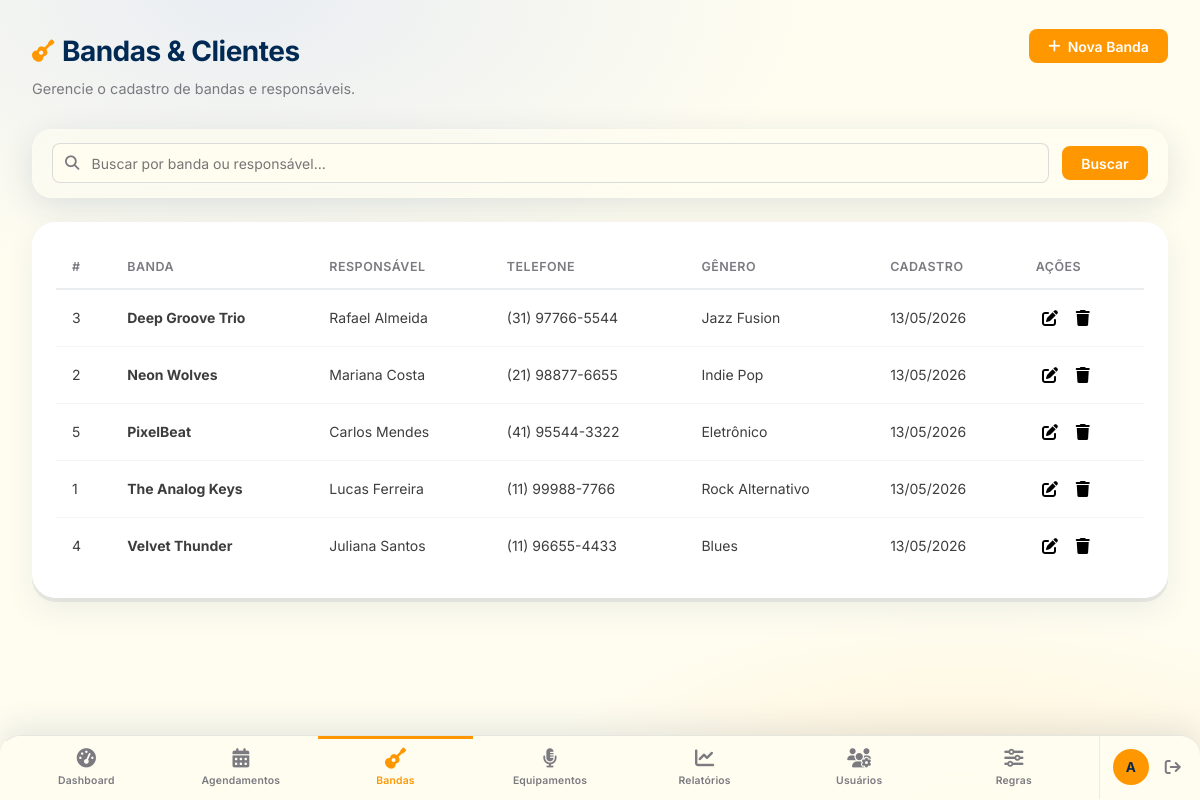
Screenshot of /bandas.php (signed in) with the database file from the repository.
### tables this page shows
CREATE TABLE IF NOT EXISTS bandas (
  id          INT UNSIGNED NOT NULL AUTO_INCREMENT,
  nome_banda  VARCHAR(200) NOT NULL,
  responsavel VARCHAR(150) NOT NULL,
  telefone    VARCHAR(30),
  genero      VARCHAR(80),
  criado_em   DATETIME     NOT NULL DEFAULT CURRENT_TIMESTAMP,
  PRIMARY KEY (id)
);

### bandas.php (called while the page is built)
<?php
require_once 'controllers/bandas_ctrl.php';
require_once 'templates/bandas.php';

### controllers/bandas_ctrl.php (called while the page is built, shortened)
<?php
$pdo        = getConexao();
$busca      = trim($_GET['busca'] ?? '');
if ($busca !== '') {
    $stmt = $pdo->prepare(
        "SELECT * FROM bandas WHERE nome_banda LIKE :b OR responsavel LIKE :b ORDER BY nome_banda"
    );
    $stmt->execute([':b' => "%$busca%"]);
} else {
    $stmt = $pdo->query("SELECT * FROM bandas ORDER BY nome_banda");
}
$bandas = $stmt->fetchAll();

### templates/bandas.php (the view, shortened to what this page needs)
<?php include 'includes/head.php'; ?>
<body>
<?php include 'includes/nav.php'; ?>
<main class="main-content">
  <header class="page-header">
    <div>
      <h1><i class="fa-solid fa-guitar"></i> Bandas &amp; Clientes</h1>
      <p class="page-subtitle">Gerencie o cadastro de bandas e responsáveis.</p>
    </div>
    <button class="btn btn-primary" id="btnNovaBanda">
      <i class="fa-solid fa-plus"></i> Nova Banda
    </button>
  </header>
  <form method="GET" class="search-bar glass">
    <div class="input-icon">
      <i class="fa-solid fa-magnifying-glass"></i>
      <input type="text" name="busca" id="campoBusca"
             placeholder="Buscar por banda ou responsável…"
             value="<?= htmlspecialchars($busca) ?>">
    </div>
    <button type="submit" class="btn btn-primary">Buscar</button>
  </form>
  <section class="section-card glass">
    <div class="table-responsive">
      <table class="data-table" id="tabelaBandas">
        <thead>
          <tr>
            <th>#</th><th>Banda</th><th>Responsável</th>
            <th>Telefone</th><th>Gênero</th><th>Cadastro</th><th>Ações</th>
          </tr>
        </thead>
        <tbody>
          <?php if (empty($bandas)): ?>
            <tr>
              <td colspan="7" class="empty-state">
                <i class="fa-solid fa-face-meh"></i> Nenhuma banda encontrada.
              </td>
            </tr>
          <?php else: ?>
            <?php foreach ($bandas as $b): ?>
            <tr>
              <td><?= $b['id'] ?></td>
              <td><strong><?= htmlspecialchars($b['nome_banda']) ?></strong></td>
              <td><?= htmlspecialchars($b['responsavel']) ?></td>
              <td><?= htmlspecialchars($b['telefone'] ?? '—') ?></td>
              <td><?= htmlspecialchars($b['genero']   ?? '—') ?></td>
              <td><?= date('d/m/Y', strtotime($b['criado_em'])) ?></td>
              <td class="action-btns">
                <button class="btn btn-icon btn-edit" title="Editar"
                  data-id="<?= $b['id'] ?>"
                  data-nome="<?= htmlspecialchars($b['nome_banda'],  ENT_QUOTES) ?>"
                  data-resp="<?= htmlspecialchars($b['responsavel'], ENT_QUOTES) ?>"
                  data-tel="<?= htmlspecialchars($b['telefone'] ?? '', ENT_QUOTES) ?>"
                  data-gen="<?= htmlspecialchars($b['genero']   ?? '', ENT_QUOTES) ?>">
                  <i class="fa-solid fa-pen-to-square"></i>
                </button>
                <button class="btn btn-icon btn-delete" title="Excluir"
                  data-id="<?= $b['id'] ?>"
                  data-nome="<?= htmlspecialchars($b['nome_banda'], ENT_QUOTES) ?>">
                  <i class="fa-solid fa-trash"></i>
                </button>
              </td>
            </tr>
            <?php endforeach; ?>
          <?php endif; ?>
        </tbody>
      </table>
    </div>
  </section>
</main>
</body>
</html>

### assets/css/style.css (style rules this page uses)
:root { --clr-dark: #282829; --clr-cream: #FFFDF0; --clr-navy: #002A54; --clr-blue: #8AA8FF; --clr-orange: #FF9800; --glass-bg: rgba(255, 253, 240, 0.55); --glass-border: rgba(255, 253, 240, 0.3); --glass-shadow: 0 8px 32px rgba(0, 42, 84, 0.12); --glass-blur: blur(18px); --text-primary: #1a1a1b; --text-secondary: #3d3d3e; --text-muted: #7a7a80; --sidebar-bg: rgba(0, 42, 84, 0.92); --sidebar-width: 240px; --radius-sm: 8px; --radius-md: 14px; --radius-lg: 20px; --radius-xl: 28px; --transition: all 0.22s ease; }
*, *::before, *::after { box-sizing: border-box; margin: 0; padding: 0; }
html { font-size: 16px; scroll-behavior: smooth; }
body { font-family: 'Inter', system-ui, sans-serif; background: var(--clr-cream); color: var(--text-primary); line-height: 1.6; min-height: 100vh; display: flex; background-image: radial-gradient(ellipse 80% 60% at 20% 0%, rgba(138, 168, 255, 0.18) 0%, transparent 60%), radial-gradient(ellipse 60% 40% at 80% 100%, rgba(255, 152, 0, 0.10) 0%, transparent 60%); }
button { font-family: inherit; cursor: pointer; }
input, select, textarea { font-family: inherit; }
.glass { background: var(--glass-bg); backdrop-filter: var(--glass-blur); -webkit-backdrop-filter: var(--glass-blur); border: 1px solid var(--glass-border); box-shadow: var(--glass-shadow); border-radius: var(--radius-lg); }
.main-content { margin-left: var(--sidebar-width); flex: 1; padding: 2rem 2.5rem; min-height: 100vh; overflow-x: hidden; }
.page-header { display: flex; align-items: flex-start; justify-content: space-between; gap: 1rem; margin-bottom: 1.8rem; flex-wrap: wrap; }
.page-header h1 { font-size: 1.75rem; font-weight: 700; color: var(--clr-navy); letter-spacing: -0.5px; display: flex; align-items: center; gap: 0.5rem; }
.page-header h1 i { color: var(--clr-orange); font-size: 1.4rem; }
.page-subtitle { color: var(--text-muted); font-size: 0.9rem; margin-top: 0.2rem; }
.section-card { padding: 1.5rem; margin-bottom: 1.8rem; opacity: 0; transform: translateY(16px); transition: opacity 0.4s ease, transform 0.4s ease; }
.section-card.card-visible { opacity: 1; transform: translateY(0); }
.table-responsive { overflow-x: auto; }
.data-table { width: 100%; border-collapse: collapse; font-size: 0.875rem; }
.data-table thead tr { border-bottom: 2px solid rgba(0,42,84,0.08); }
.data-table th { text-align: left; padding: 0.7rem 1rem; font-weight: 600; color: var(--text-muted); font-size: 0.78rem; text-transform: uppercase; letter-spacing: 0.5px; white-space: nowrap; }
.data-table td { padding: 0.85rem 1rem; border-bottom: 1px solid rgba(0,42,84,0.05); color: var(--text-secondary); }
.data-table tbody tr:last-child td { border-bottom: none; }
.btn { display: inline-flex; align-items: center; gap: 0.45rem; padding: 0.55rem 1.2rem; border-radius: var(--radius-sm); font-size: 0.875rem; font-weight: 600; border: none; transition: var(--transition); cursor: pointer; white-space: nowrap; text-decoration: none; }
.btn-primary { background: var(--clr-orange); color: #fff; }
.btn-icon { padding: 0.4rem; border-radius: var(--radius-sm); background: transparent; border: none; font-size: 1rem; transition: var(--transition); }
.action-btns { display: flex; gap: 0.3rem; }
input[type="text"], input[type="email"], input[type="password"], input[type="number"], input[type="date"], input[type="time"], select, textarea { width: 100%; padding: 0.65rem 0.9rem; border: 1.5px solid rgba(0,42,84,0.15); border-radius: var(--radius-sm); background: rgba(255,253,240,0.8); font-size: 0.875rem; color: var(--text-primary); transition: var(--transition); outline: none; }
.input-icon { position: relative; display: flex; align-items: center; }
.input-icon > i:first-child { position: absolute; left: 0.8rem; color: var(--text-muted); font-size: 0.9rem; pointer-events: none; }
.input-icon input { padding-left: 2.4rem; }
.search-bar { display: flex; align-items: center; gap: 0.8rem; padding: 0.85rem 1.2rem; margin-bottom: 1.5rem; flex-wrap: wrap; }
.search-bar .input-icon { flex: 1; min-width: 180px; }
.search-bar .input-icon input { min-width: 0; }

### assets/css/app.css (style rules this page uses)
.main-content { margin-left: 0; padding: 1.8rem 2rem 6rem; }
.section-card { border-radius: 24px; background: #fff; border: none; box-shadow: 0 4px 0 rgba(0,42,84,0.08), 0 12px 32px rgba(0,42,84,0.07), inset 0 1px 0 rgba(255,255,255,0.9); backdrop-filter: none; }

### rows the page displays
bandas: id "3", nome_banda "Deep Groove Trio", responsavel "Rafael Almeida", telefone "(31) 97766-5544", genero "Jazz Fusion", criado_em "13/05/2026"
bandas: id "2", nome_banda "Neon Wolves", responsavel "Mariana Costa", telefone "(21) 98877-6655", genero "Indie Pop", criado_em "13/05/2026"
bandas: id "5", nome_banda "PixelBeat", responsavel "Carlos Mendes", telefone "(41) 95544-3322", genero "Eletrônico", criado_em "13/05/2026"
bandas: id "1", nome_banda "The Analog Keys", responsavel "Lucas Ferreira", telefone "(11) 99988-7766", genero "Rock Alternativo", criado_em "13/05/2026"
bandas: id "4", nome_banda "Velvet Thunder", responsavel "Juliana Santos", telefone "(11) 96655-4433", genero "Blues", criado_em "13/05/2026"

### other values shown
mb_strtoupper(mb_substr($usuario['nome'], 0, 1)) "A"
